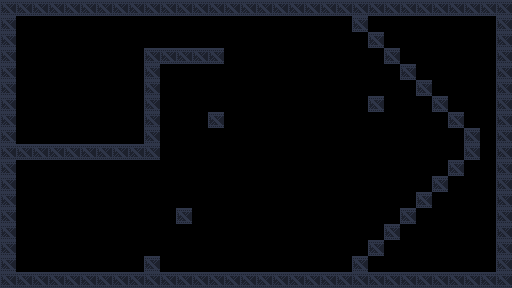

Rendered tile map (Tiled .tmx) drawn with the repository's tilesets; below, a short description and the map source with its tile grids summarised:
An orthogonal 32x18 tile map with 16x16 px tiles, 2 tile layers (background, details), 2 tilesets and 71 objects (19x door_3, 15x door_2, 15x door_1, 11x door_4, 3x gravity, ...).

<map version="1.5" tiledversion="1.7.2" orientation="orthogonal" renderorder="right-down" width="32" height="18" tilewidth="16" tileheight="16" infinite="0" nextlayerid="4" nextobjectid="121">
 <properties>
  <property name="title" value="dfdf" />
 </properties>
 <tileset firstgid="1" source="industrial.v2.tsx" />
 <tileset firstgid="1025" source="Dungeon Sprites.tsx" />
 <layer id="3" name="background" width="32" height="18">
  <data>[576 cells, 0 non-empty, 0 distinct tile ids]</data>
 </layer>
 <layer id="1" name="details" width="32" height="18">
  <properties>
   <property name="physics" type="bool" value="true" />
  </properties>
  <data>[576 cells, 135 non-empty, 1 distinct tile ids]</data>
 </layer>
 <objectgroup id="2" name="objects">
  <object id="2" name="spawn" gid="513" x="48" y="272" width="16" height="16" />
  <object id="36" name="goal" gid="1158" x="112" y="112" width="16" height="16" />
  <object id="40" name="gravity" gid="526" x="424" y="256" width="16" height="16" />
  <object id="44" name="gravity_constant" gid="330" x="56" y="40" width="16" height="16">
   <properties>
    <property name="constant" type="bool" value="true" />
   </properties>
  </object>
  <object id="45" name="gravity" gid="526" x="424" y="48" width="16" height="16" />
  <object id="46" name="door_4" gid="105" x="192" y="32" width="16" height="16">
   <properties>
    <property name="horizontal" type="bool" value="false" />
   </properties>
  </object>
  <object id="47" name="door_4" gid="105" x="192" y="48" width="16" height="16">
   <properties>
    <property name="horizontal" type="bool" value="false" />
   </properties>
  </object>
  <object id="48" name="door_3" gid="105" x="176" y="32" width="16" height="16">
   <properties>
    <property name="horizontal" type="bool" value="false" />
   </properties>
  </object>
  <object id="49" name="door_3" gid="105" x="176" y="48" width="16" height="16">
   <properties>
    <property name="horizontal" type="bool" value="false" />
   </properties>
  </object>
  <object id="50" name="door_2" gid="105" x="160" y="32" width="16" height="16">
   <properties>
    <property name="horizontal" type="bool" value="false" />
   </properties>
  </object>
  <object id="51" name="door_2" gid="105" x="160" y="48" width="16" height="16">
   <properties>
    <property name="horizontal" type="bool" value="false" />
   </properties>
  </object>
  <object id="52" name="door_1" gid="105" x="144" y="32" width="16" height="16">
   <properties>
    <property name="horizontal" type="bool" value="false" />
   </properties>
  </object>
  <object id="53" name="door_1" gid="105" x="144" y="48" width="16" height="16">
   <properties>
    <property name="horizontal" type="bool" value="false" />
   </properties>
  </object>
  <object id="54" name="switch_1" gid="262" x="144" y="256" width="16" height="16" />
  <object id="55" name="switch_2" gid="262" x="368" y="256" width="16" height="16" rotation="-90" />
  <object id="56" name="switch_3" gid="262" x="224" y="128" width="16" height="16" rotation="180" />
  <object id="57" name="switch_4" gid="262" x="368" y="48" width="16" height="16" rotation="-90" />
  <object id="58" name="door_1" gid="138" x="16" y="224" width="16" height="16">
   <properties>
    <property name="horizontal" type="bool" value="true" />
   </properties>
  </object>
  <object id="59" name="door_1" gid="138" x="32" y="224" width="16" height="16">
   <properties>
    <property name="horizontal" type="bool" value="true" />
   </properties>
  </object>
  <object id="60" name="door_1" gid="138" x="48" y="224" width="16" height="16">
   <properties>
    <property name="horizontal" type="bool" value="true" />
   </properties>
  </object>
  <object id="61" name="door_1" gid="138" x="64" y="224" width="16" height="16">
   <properties>
    <property name="horizontal" type="bool" value="true" />
   </properties>
  </object>
  <object id="62" name="door_1" gid="138" x="80" y="224" width="16" height="16">
   <properties>
    <property name="horizontal" type="bool" value="true" />
   </properties>
  </object>
  <object id="63" name="door_1" gid="138" x="96" y="224" width="16" height="16">
   <properties>
    <property name="horizontal" type="bool" value="true" />
   </properties>
  </object>
  <object id="64" name="door_1" gid="138" x="112" y="224" width="16" height="16">
   <properties>
    <property name="horizontal" type="bool" value="true" />
   </properties>
  </object>
  <object id="65" name="door_1" gid="138" x="128" y="224" width="16" height="16">
   <properties>
    <property name="horizontal" type="bool" value="true" />
   </properties>
  </object>
  <object id="66" name="door_1" gid="138" x="144" y="224" width="16" height="16">
   <properties>
    <property name="horizontal" type="bool" value="true" />
   </properties>
  </object>
  <object id="71" name="door_1" gid="105" x="176" y="256" width="16" height="16">
   <properties>
    <property name="horizontal" type="bool" value="false" />
   </properties>
  </object>
  <object id="72" name="door_1" gid="105" x="176" y="272" width="16" height="16">
   <properties>
    <property name="horizontal" type="bool" value="false" />
   </properties>
  </object>
  <object id="73" name="door_1" gid="138" x="160" y="224" width="16" height="16">
   <properties>
    <property name="horizontal" type="bool" value="true" />
   </properties>
  </object>
  <object id="74" name="door_1" gid="105" x="176" y="240" width="16" height="16">
   <properties>
    <property name="horizontal" type="bool" value="false" />
   </properties>
  </object>
  <object id="75" name="movable" x="24" y="200">
   <polyline points="0,0 144,0" />
  </object>
  <object id="76" name="gravity" gid="526" x="16" y="272" width="16" height="16" />
  <object id="77" name="door_2" gid="138" x="192" y="224" width="16" height="16">
   <properties>
    <property name="horizontal" type="bool" value="true" />
   </properties>
  </object>
  <object id="78" name="door_2" gid="138" x="208" y="224" width="16" height="16">
   <properties>
    <property name="horizontal" type="bool" value="true" />
   </properties>
  </object>
  <object id="79" name="door_2" gid="138" x="224" y="224" width="16" height="16">
   <properties>
    <property name="horizontal" type="bool" value="true" />
   </properties>
  </object>
  <object id="80" name="door_2" gid="138" x="240" y="224" width="16" height="16">
   <properties>
    <property name="horizontal" type="bool" value="true" />
   </properties>
  </object>
  <object id="81" name="door_2" gid="138" x="256" y="224" width="16" height="16">
   <properties>
    <property name="horizontal" type="bool" value="true" />
   </properties>
  </object>
  <object id="82" name="door_2" gid="138" x="272" y="224" width="16" height="16">
   <properties>
    <property name="horizontal" type="bool" value="true" />
   </properties>
  </object>
  <object id="83" name="door_2" gid="138" x="288" y="224" width="16" height="16">
   <properties>
    <property name="horizontal" type="bool" value="true" />
   </properties>
  </object>
  <object id="84" name="door_2" gid="138" x="304" y="224" width="16" height="16">
   <properties>
    <property name="horizontal" type="bool" value="true" />
   </properties>
  </object>
  <object id="85" name="door_2" gid="138" x="320" y="224" width="16" height="16">
   <properties>
    <property name="horizontal" type="bool" value="true" />
   </properties>
  </object>
  <object id="86" name="door_2" gid="138" x="336" y="224" width="16" height="16">
   <properties>
    <property name="horizontal" type="bool" value="true" />
   </properties>
  </object>
  <object id="87" name="door_2" gid="138" x="352" y="224" width="16" height="16">
   <properties>
    <property name="horizontal" type="bool" value="true" />
   </properties>
  </object>
  </objectgroup>
</map>
<!-- 28 of 71 objects omitted -->
